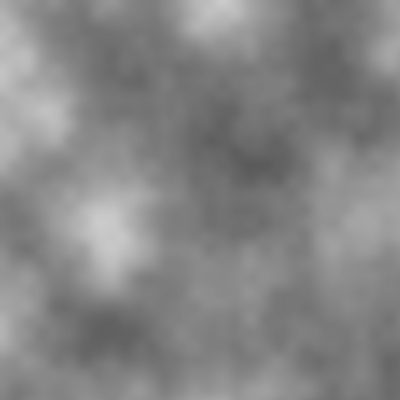
Frame 1 (no input)
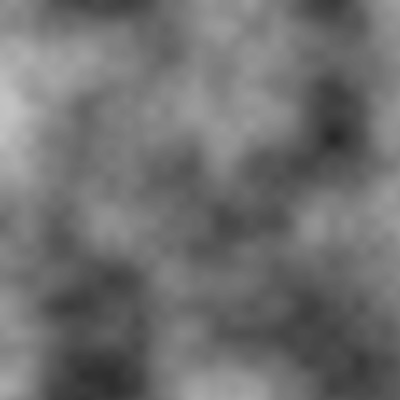
Frame 60 (the mouse pressed at the canvas centre just before this capture)
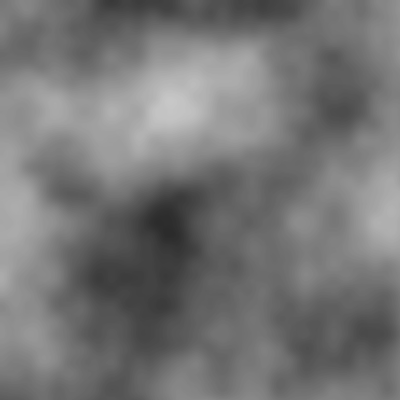
Frame 120 (the mouse held since frame 60 and released just before this capture)

The Processing sketch that drew these frames (run headless with seeded random() and noise(); from frame 60 on, the mouse is pressed at the canvas centre):

// Processing sketch: CloudPatterns
// ── CloudPatterns.pde
void setup() {
  size(400, 400);
}

void draw() {
  // Set the noise level and scale.
  int noiseLevel = 255;
  float noiseScale = 0.009;

  // Iterate from top to bottom.
  for (int y = 0; y < height; y += 1) {
    // Iterate from left to right.
    for (int x = 0; x < width; x += 1) {
      // Scale the input coordinates.
      float nx = noiseScale * x;
      float ny = noiseScale * y;
      float nt = noiseScale * frameCount;

      // Compute the noise value.
      float c = noiseLevel * noise(nx, ny, nt);

      // Draw the point.
      stroke(c);
      point(x, y);
    }
  }
}
